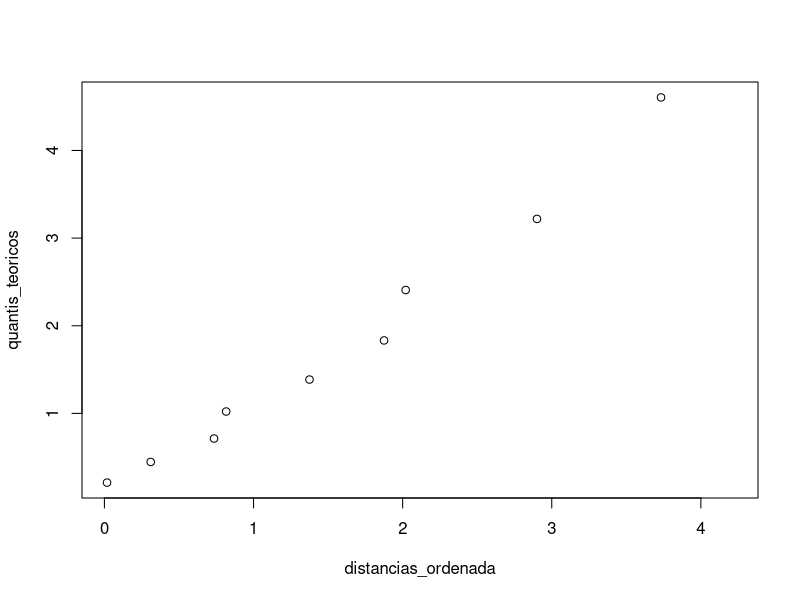

Write the R code that produced this figure.
#A
X1 <- c(1,2,3,3,4,5,6,8,9,11)
X2 <- c(18.95,19.00,17.95,15.54,14.00,12.95,8.94,7.49,6.00,3.99)

matriz <- cbind(X1,X2)

colMeans(matriz)
cov(matriz)

d_j <- mahalanobis(matriz,colMeans(matriz),cov(matriz))
d_j

#ou a "mão"
X <- matrix(matriz, ncol = 2)
d <- mahalanobis(X,colMeans(X),cov(X))
inversa <- solve(cov(X))
ponto <- X[1, ]
diferenca <- ponto - colMeans(X)
#(x - μ)' * Σ^-1
parte1 <- diferenca %*% inversa
#A * (x - μ)
distancia_quadrada <- parte1 %*% diferenca

#B 

distancias_ordenada <- sort(d_j)
n <- nrow(matriz)
#quantis teoricos:
i <- (1:n) / n #vetor de 1 a n=500

#i <- (i-0.5)/n #ajustar

quantis_teoricos <- qchisq(i,df=2)

plot(distancias_ordenada,quantis_teoricos)
